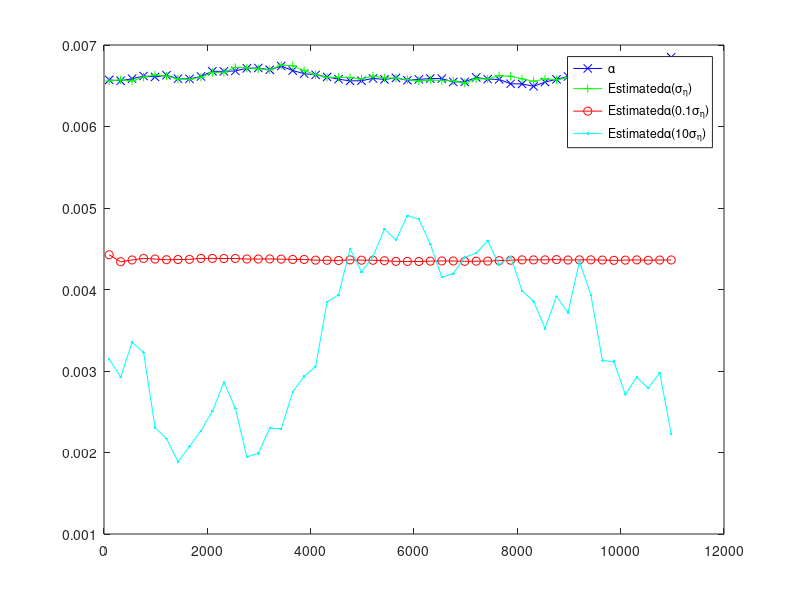
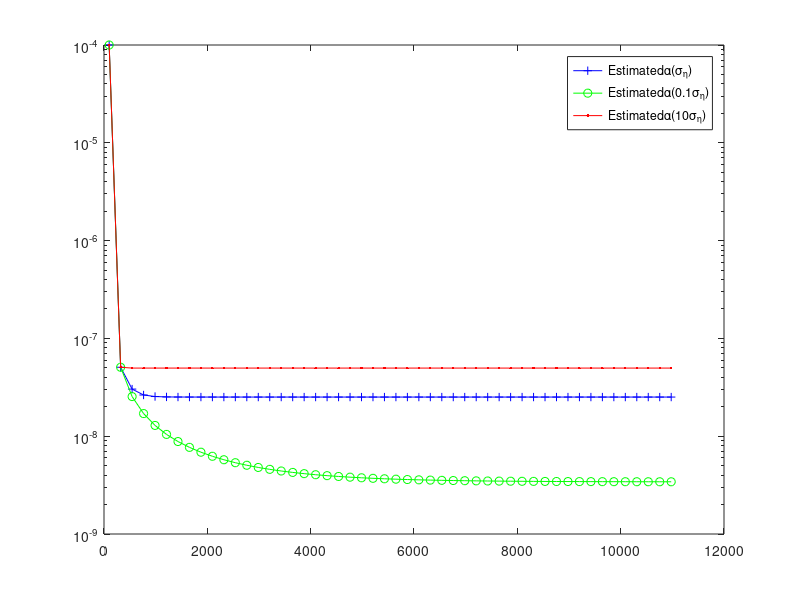
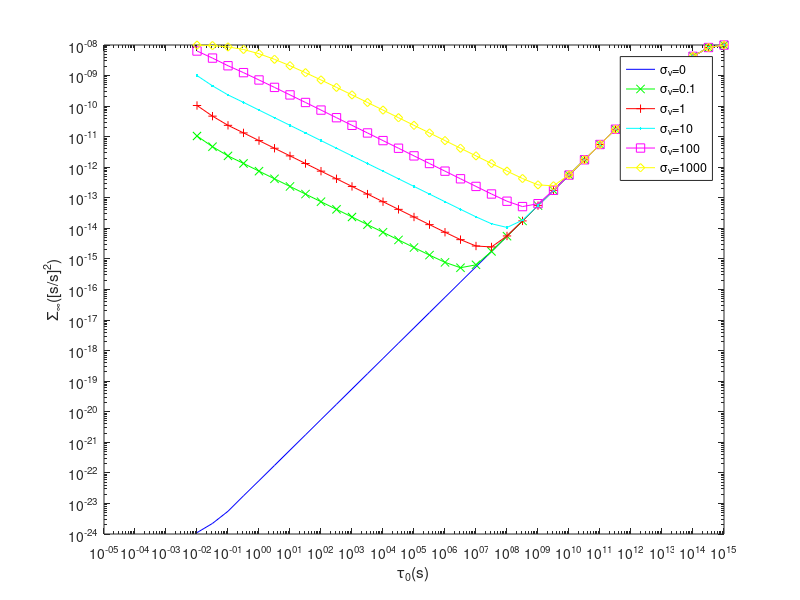
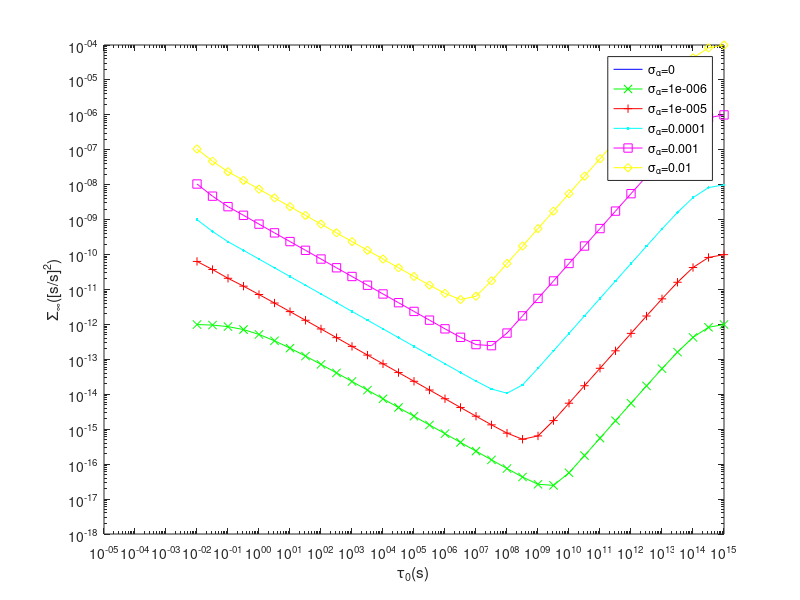

Write the MATLAB code that produced these figures, in order.
%%%%%%%%%%%%%%%%%%%%%%%%%%%%%%%%%%%%%%%%%%%%%%%%%%%%%%%%%%%%%%%%%%%%%%%%%%%
%ACES_Adaptive clock estimation and synchronization using kalman filtering
%author: Benjamin R.Hamiton
%years: 2007
%%%%%%%%%%%%%%%%%%%%%%%%%%%%%%%%%%%%%%%%%%%%%%%%%%%%%%%%%%%%%%%%%%%%%%%%%%%
close all
%%
%---------------------Figure3:Clock Skew Tracking Example------------------
%Skew estimation with a scalar kalman filter
clear
clc
%parameter settings
tau_0 = 222;%sample period
v = 3600;%the normlizer to model different decaying rates
rho = 0.998;%position number close to 1
p = power(rho,tau_0/v);%AR(1)parameter
sigma_alpha = 0.01;%standard deviation of skew???
sigma_eta(1,1) = sqrt((1 - p^2))*sigma_alpha;%standard of process;
sigma_eta(1,2) = 0.1*sqrt((1 - p^2))*sigma_alpha;%standard deviation of process;
sigma_eta(1,3) = 10*sqrt((1 - p^2))*sigma_alpha;%standard deviation of process;
% sigma_v = sqrt(2)*sigma_w;%standard deviation of measurement noise;
sigma_v = 0.05;%affect speed of converges???
N = 50;
O = 20;
alpha_real = zeros(N,3);
alpha_est = zeros(N,3);
M = zeros(N,3);
%intialization(need to adjust)
for o = 1:O
    alpha_real(1,:,o) = normrnd(0,sigma_alpha,1,3);%????
    alpha_est(1,:,o) = alpha_real(1,:,o)+normrnd(0,sigma_v,1,3)/tau_0;%???
    M(1,1) = sigma_alpha^2;
    M(1,2) = sigma_alpha^2;
    M(1,3) = sigma_alpha^2;
    for i = 1:N-1
        alpha_real(i+1,:,o) = p*alpha_real(i,:,o)+normrnd(0,sigma_eta(1,:));%real update
        deta_theta = alpha_real(i+1,:,o)*tau_0+normrnd(0,sigma_v,1,3);%produce measurement
        temp = p^2*M(i,:) + sigma_eta(1,:).^2;%predictive MSE
        Gain = tau_0*temp./(sigma_v^2+tau_0^2.*temp);%kalman gain
        alpha_est(i+1,:,o) = p*alpha_est(i,:,o) + Gain.*(deta_theta - tau_0*p*alpha_est(i,:,o));%estimation update
        M(i+1,:) = (1-tau_0*Gain).*temp;%MMSE
    end
end
alpha_real_ave = zeros(N,3);
alpha_est_ave = zeros(N,3);
for o = 1:O
    alpha_real_ave(:,:) = alpha_real_ave(:,:) + alpha_real(:,:,o);
    alpha_est_ave(:,:) = alpha_est_ave(:,:) + alpha_est(:,:,o);
end
alpha_real_ave = alpha_real_ave/O;
alpha_est_ave = alpha_est_ave/O;
figure
n = 100:222:222*N;
plot(n,alpha_real_ave(:,1),'bx-');
hold on;
plot(n,alpha_est_ave(:,1),'g+-',n,alpha_est_ave(:,2),'ro-',n,alpha_est_ave(:,3),'c.-');
legend('\alpha','Estimated\alpha(\sigma_{\eta})','Estimated\alpha(0.1\sigma_{\eta})','Estimated\alpha(10\sigma_{\eta})')
figure
semilogy(n,M(:,1),'b+-',n,M(:,2),'go-',n,M(:,3),'r.-');
legend('Estimated\alpha(\sigma_{\eta})','Estimated\alpha(0.1\sigma_{\eta})','Estimated\alpha(10\sigma_{\eta})')

%%
%---------------------------figure4:(a)------------------------------------ 
clear
clc
%parameter settings
N = 41;
tau_0 = zeros(N,1);
for i = 1:N
    tau_0(i,1) = 1e-5*power(10,0.5*(i-1));
end
sigma_alpha_1 = 0.0001;
sigma_inf_1=zeros(N,6);
rho_1 = 1-1e-11;
v_1 = 3600;
sigma_v_1 = [0 0.1 1 10 100 1000];
for i = 1:length(sigma_v_1)
    sigma_inf_1(:,i) = (1- power(rho_1,2*tau_0/v_1)).*(sigma_alpha_1^2*tau_0.^2-sigma_v_1(1,i)^2)./(2*tau_0.^2)+...
        sqrt((1- power(rho_1,2*tau_0/v_1)).^2.*(sigma_alpha_1^2*tau_0.^2-sigma_v_1(1,i)^2).^2+...
        4*(1- power(rho_1,2*tau_0/v_1)).*tau_0.^2*sigma_v_1(1,i)^2*sigma_alpha_1^2)./(2*tau_0.^2);
end

figure
loglog(tau_0,sigma_inf_1(:,1),'b-',tau_0,sigma_inf_1(:,2),'g-x',tau_0,sigma_inf_1(:,3),'r-+',...
    tau_0,sigma_inf_1(:,4),'-c.',tau_0,sigma_inf_1(:,5),'m-s',tau_0,sigma_inf_1(:,6),'y-d');
legend('\sigma_v=0','\sigma_v=0.1','\sigma_v=1','\sigma_v=10','\sigma_v=100','\sigma_v=1000','location','best');
xlabel('\tau_0(s)');
ylabel('\Sigma_{\infty}([s/s]^2)');
axis([1e-5,1e15,1e-24,1e-8]);

%---------------------------figure4:(b)------------------------------------ 
%parameter settings
sigma_alpha_2 = [0,1e-6,1e-5,1e-4,1e-3,0.01];
sigma_inf_2=zeros(N,6);
rho_2 = 1-1e-11;
v_2 = 3600;
sigma_v_2 = 10;
for i = 1:length(sigma_alpha_2)
    sigma_inf_2(:,i) = (1- power(rho_2,2*tau_0/v_2)).*(sigma_alpha_2(1,i)^2*tau_0.^2-sigma_v_2^2)./(2*tau_0.^2)+...
        sqrt((1- power(rho_2,2*tau_0/v_2)).^2.*(sigma_alpha_2(1,i)^2*tau_0.^2-sigma_v_2^2).^2+...
        4*(1- power(rho_2,2*tau_0/v_2)).*tau_0.^2*sigma_v_2^2*sigma_alpha_2(1,i)^2)./(2*tau_0.^2);
end

figure
loglog(tau_0,sigma_inf_2(:,1),'b-',tau_0,sigma_inf_2(:,2),'g-x',tau_0,sigma_inf_2(:,3),'r-+',...
    tau_0,sigma_inf_2(:,4),'-c.',tau_0,sigma_inf_2(:,5),'m-s',tau_0,sigma_inf_2(:,6),'y-d');
legend('\sigma_{\alpha}=0','\sigma_{\alpha}=1e-006','\sigma_{\alpha}=1e-005',...
    '\sigma_{\alpha}=0.0001','\sigma_{\alpha}=0.001','\sigma_{\alpha}=0.01','location','best');
xlabel('\tau_0(s)');
ylabel('\Sigma_{\infty}([s/s]^2)');
axis([1e-5,1e15,1e-18,1e-4]);
    
%---------------------------figure4:(c)------------------------------------   
%parameter settings
sigma_alpha_3 = 0.0001;
sigma_inf_3=zeros(N,6);
rho_3 = [1,1-1e-15,1-1e-13,1-1e-11,1-1e-9,1-1e-7];
v_3 = 3600;
sigma_v_3 = 10;
for i = 1:length(rho_3)
    sigma_inf_3(:,i) = (1- power(rho_3(1,i),2*tau_0/v_3)).*(sigma_alpha_3^2*tau_0.^2-sigma_v_3^2)./(2*tau_0.^2)+...
        sqrt((1- power(rho_3(1,i),2*tau_0/v_3)).^2.*(sigma_alpha_3^2*tau_0.^2-sigma_v_3^2).^2+...
        4*(1- power(rho_3(1,i),2*tau_0/v_3)).*tau_0.^2*sigma_v_3^2*sigma_alpha_3^2)./(2*tau_0.^2);
end

figure
loglog(tau_0,sigma_inf_3(:,1),'b-',tau_0,sigma_inf_3(:,2),'g-x',tau_0,sigma_inf_3(:,3),'r-+',...
    tau_0,sigma_inf_3(:,4),'-c.',tau_0,sigma_inf_3(:,5),'m-s',tau_0,sigma_inf_3(:,6),'y-d');
legend('\rho=1-0','\rho=1-1e-015','\rho=1-1e-013','\rho=1-1e-011','\rho=1-1e-009','\rho=1-1e-007','location','best');
xlabel('\tau_0(s)');
ylabel('\Sigma_{\infty}([s/s]^2)');
axis([1e-5,1e15,1e-18,1e-8]);

%%    
%-----------figure5:simulated Sigma_inf for Skew Tracking------------------     
clear
clc
%parameter settings
O = 50;%synchronization period
M = 50;%runs times,,average no effect
N = 41;
tau_0 = zeros(N,1);
for i = 1:N
    tau_0(i,1) = 1e-5*power(10,0.5*(i-1));
end
sigma_alpha = 0.0001;
sigma_inf=ones(N,6);
rho = 1-1e-11;
v = 3600;
sigma_v = [0 0.1 1 10 100 1000];
for i = 1:length(sigma_v)
    for  o = 1:O
        sigma_inf(:,i) = power(rho,2*tau_0/v).*sigma_v(1,i)^2.*sigma_inf(:,i)...
            ./(sigma_v(1,i)^2+tau_0.^2.*sigma_inf(:,i))+(1- power(rho,2*tau_0/v))*sigma_alpha^2;
    end
end

figure
loglog(tau_0,sigma_inf(:,1),'b-',tau_0,sigma_inf(:,2),'g-x',tau_0,sigma_inf(:,3),'r-+',...
    tau_0,sigma_inf(:,4),'-c.',tau_0,sigma_inf(:,5),'m-s',tau_0,sigma_inf(:,6),'y-d');
legend('\sigma_v=0','\sigma_v=0.1','\sigma_v=1','\sigma_v=10','\sigma_v=100','\sigma_v=1000','location','best');
xlabel('\tau_0(s)');
ylabel('\Sigma_{\infty}([s/s]^2)');
axis([1e-5,1e15,1e-24,1e-8]);
%%
%Skew and offset estimation with a vector kalman filter
clear
clc
%parameter settings
tau_0 = 1;%sample period
v = 3600;%the normlizer to model different decaying rates
rho = 1 - 2e-6;%position number close to 1
p = power(rho,tau_0/v);%AR(1)parameter
sigma_alpha = 0.0001;%standard deviation of skew???
sigma_eta = sqrt((1 - p^2))*sigma_alpha;%standard of process;
sigma_v = sqrt(1e-6);%affect speed of converges
A = [1 tau_0;0 p];
b = [1 0]';
N = 30;
O = 20;
%intialization(need to adjust)
x_real = zeros(2,N+1);
x_est = zeros(2,N+1);
theta_ob = zeros(1,N+1);%observed value
theta_alpha = zeros(1,N+1);%alpha-estimated
M = zeros(2,2,N+1);
M(:,:,1) = diag([sigma_v^2,sigma_alpha^2]);
alpha_real = zeros(1,N+1);
alpha_est = zeros(1,N+1);

M_alpha = zeros(N+1,1);
M_alpha(1,1) = sigma_alpha^2;
M_theta = zeros(N+1,1);
M_theta(1,1) = sigma_v^2;
for i = 1:N
    x_real(:,i+1) = A*x_real(:,i)+[0;normrnd(0,sigma_eta)];%real update
    theta_ob(1,i+1) = b'*x_real(:,i+1)+normrnd(0,sigma_v);%produce measurement
    MSE = A*M(:,:,i)*A'+diag([0,sigma_eta^2]);%predictive MSE
    Kalman_Gain = MSE*b*inv(sigma_v^2+b'*MSE*b);%kalman gain
    x_est(:,i+1) = A*x_est(:,i)+Kalman_Gain*(theta_ob(1,i+1)-b'*A*x_est(:,i)); 
    M(:,:,i+1) = (eye(2,2) - Kalman_Gain*b')*MSE;%MMSE;
    
    alpha_real(1,i+1) = p*alpha_real(1,i)+normrnd(0,sigma_eta);%real update
    deta_theta = alpha_real(1,i+1)*tau_0+normrnd(0,sigma_v);%produce measurement
    temp = p^2*M_alpha(i,:) + sigma_eta^2;%predictive MSE
    Gain = tau_0*temp/(sigma_v^2+tau_0^2*temp);%kalman gain
    alpha_est(1,i+1) = p*alpha_est(1,i) + Gain*(deta_theta - tau_0*p*alpha_est(1,i));%estimation update
    theta_alpha(1,i+1) = theta_alpha(1,i) + alpha_est(1,i)*tau_0;
    M_alpha(i+1,:) = (1-tau_0*Gain)*temp;%MMSE
    M_theta(i+1,:) = M_theta(i,:) + tau_0^2*M_alpha(i,:)+sigma_v^2;
end
for i = 1:N+1
    M_est(1,i) = M(1,1,i);
    M_ob(1,i) = (theta_ob(1,i)-x_real(1,i))^2;
end
figure
n = 0:N;
plot(n,x_real(1,:),'bx-',n,x_est(1,:),'g-o',n,theta_alpha,'-r+',n,theta_ob,'c*-');
axis([0,30,-8e-3,6e-3]);
legend('True\theta[n]','Estimated\theta[n]','\alpha-estimated\theta[n]','Observed\theta[n]');
figure
semilogy(n,M_est(1,:),'go-',n(1,2:end),M_theta(2:end,1),'r-+',n,M_ob(1,:),'c-*');
legend('Estimated\theta[n]','\alpha-estimated\theta[n]','Observed\theta[n]','location','best');

%%
%------------Figure7:Simulated MSEs vs. time-------------------------------
clear
clc
%parameter settings
tau_0 = zeros(11,1);%sample period
for i = 1:11
    tau_0(i,1) = 3*power(10,i-6);
end
v = 3600;%the normlizer to model different decaying rates
rho = 1 - 2e-6;%position number close to 1
p = power(rho,tau_0/v);%AR(1)parameter
sigma_alpha = 0.0002;%standard deviation of skew???
sigma_eta = sqrt((1 - p.^2))*sigma_alpha;%standard of process;
sigma_v = sqrt(1e-5);%affect speed of converges
for i = 1:11
    A = [1 tau_0(i,1);0 p(i,1)];
end
b = [1 0]';
N = 10000;%100000 synchronization period
for j = 1:11
    MSE(:,:,1) = [1e-6 0;0 1e-8];%intialization(need to adjust)
    MSE_skew(j,1) = MSE(2,2,1);
    MSE_offset(j,1) = MSE(1,1,1);
    for i = 1:N
        Kalman_Gain = MSE(:,:,i)*b*inv(sigma_v^2+b'*MSE(:,:,i)*b);%kalman gain
        M = (eye(2,2) - Kalman_Gain*b')*MSE(:,:,i);%MMSE;
        MSE(:,:,i+1) = A*M*A'+diag([0,sigma_eta(j,1)^2]);%predictive MSE
        MSE_skew(j,i+1) = MSE(2,2,i+1);
        MSE_offset(j,i+1) = MSE(1,1,i+1);
    end
    t = power(10,-4.5):tau_0(j,1):(N+5)*tau_0(j,1);
    figure(9)
    loglog(t(1:N+1),MSE_skew(j,:));
    hold on;
%     axis([1e-5,1e15,1e-18,1e-6]);
    figure(10)
    loglog(t(1:N+1),MSE_offset(j,:));
    hold on;
%     axis([1e-5,1e15,1e-10,1e-5]);
end
% figure(9)
% legend('True\theta[n]','Estimated\theta[n]','\alpha-estimated\theta[n]','Observed\theta[n]');
% figure(10)
% legend('Estimated\theta[n]','\alpha-estimated\theta[n]','Observed\theta[n]','location','best');














